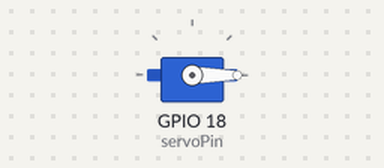
Simulated run of this sketch. Board: ESP32. Shown: servo.

Above: at 0.05 s.
At 1.5 s:
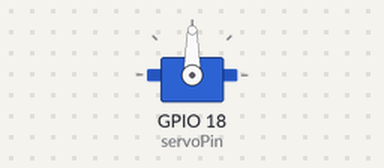
At 3.0 s:
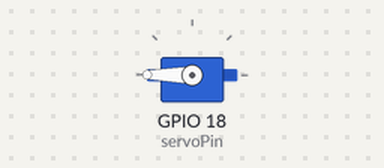
Timing chart, 0 to 6.9 s (numbered marks = the images above):
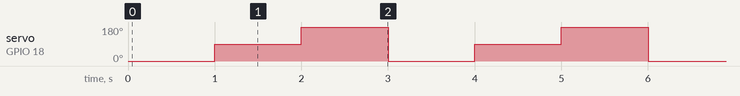

The sketch:

Esp32BaseServo.ino
```cpp
#include <ESP32Servo.h>

Servo myServo;
int servoPin = 18;

void setup() {
  myServo.attach(servoPin);
  // Serial.begin(115200);

}

void loop() {
  myServo.write(0);
  delay(1000);
  myServo.write(90);
  delay(1000);
  myServo.write(180);
  delay(1000);

  // if (Serial.available()) {
  //   int angle = Serial.parseInt();
  //   myServo.write(angle);
  // }

}
```

Measured:
- by itself, servo on GPIO 18 (servoPin): repeats every 3.0 s: 180° 1.0 s, 0° 1.0 s, 90° 1.0 s
